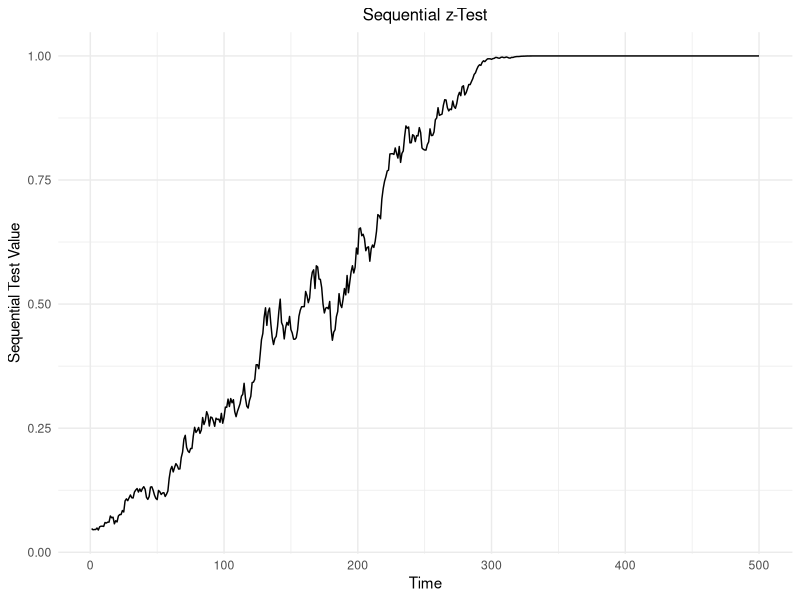

The R script that drew this image:
#plot for sequential z-test for testing mu<=0 against mu>0
library(ggplot2)

#parameters
samplesize = 500 #number of samples
true_mean = 0.3 #true mean of the samples
alpha = 0.05 #significance level

set.seed(9) #for reproducibility

###function to compute the sequential z-test
seq_test <- function(n){
  numerator = sum(samples[1:n]) - sqrt(samplesize) * quantile
  difference = sqrt(samplesize - n)
  return(pnorm(numerator/difference))
}


time = seq(1, samplesize,1)
###generate samples from a normal distribution with the true mean
samples = rnorm(samplesize, mean = true_mean, sd = 1)

###compute the quantile for the sequential z-test
quantile =qnorm(1 - alpha, mean = 0, sd = 1)

###compute the sequential z-test for all samples
Y = numeric(samplesize) #vector to store the sequential test values
for(i in 1:(samplesize)){
  Y[i]=seq_test(i)
}
#use ggplot to plot the sequential test
df = data.frame(time = time, Y = Y)
ggplot(df, aes(x = time, y = Y)) +
  geom_line(color = 'black') +
  labs(title = 'Sequential z-Test', x = 'Time', y = 'Sequential Test Value') +
  theme_minimal() + 
  theme(plot.title = element_text(hjust = 0.5, size = 12))

#find the first time point where the sequential test value exceeds 0.9999
which(Y >= 0.9999)[1]
